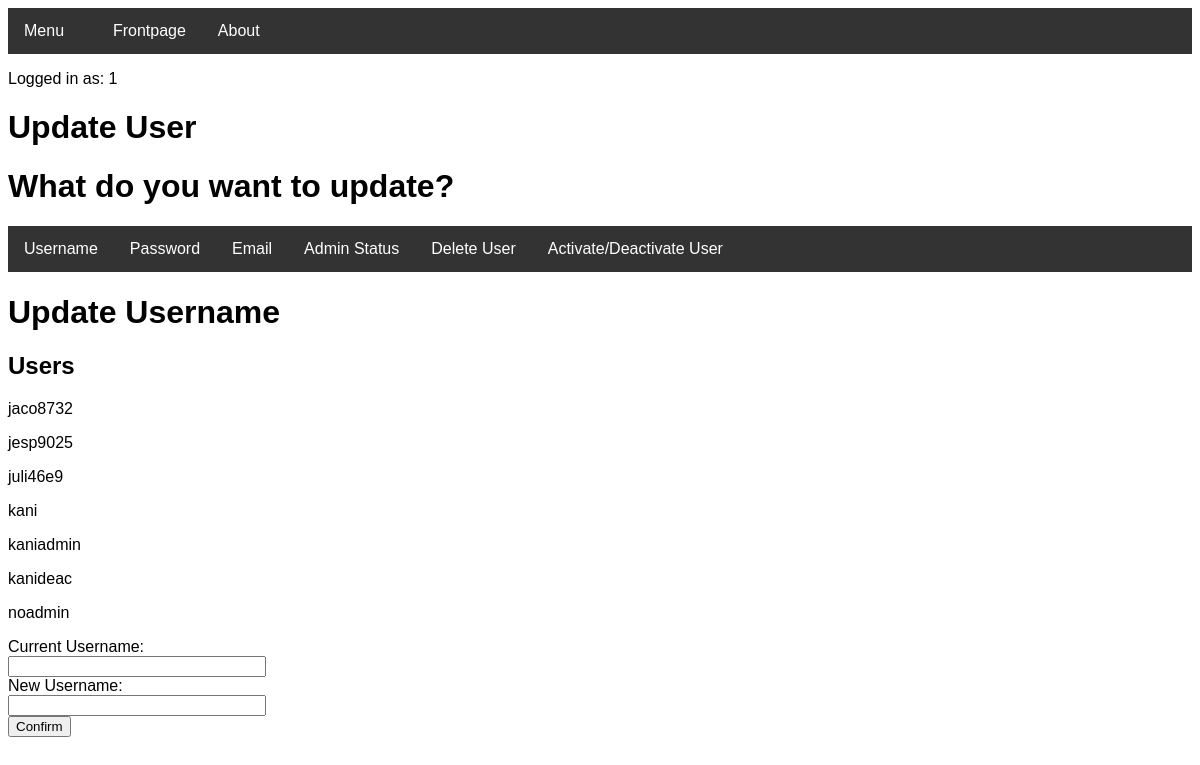
/updateusername (signed in), run on an earlier commit of the app's database.
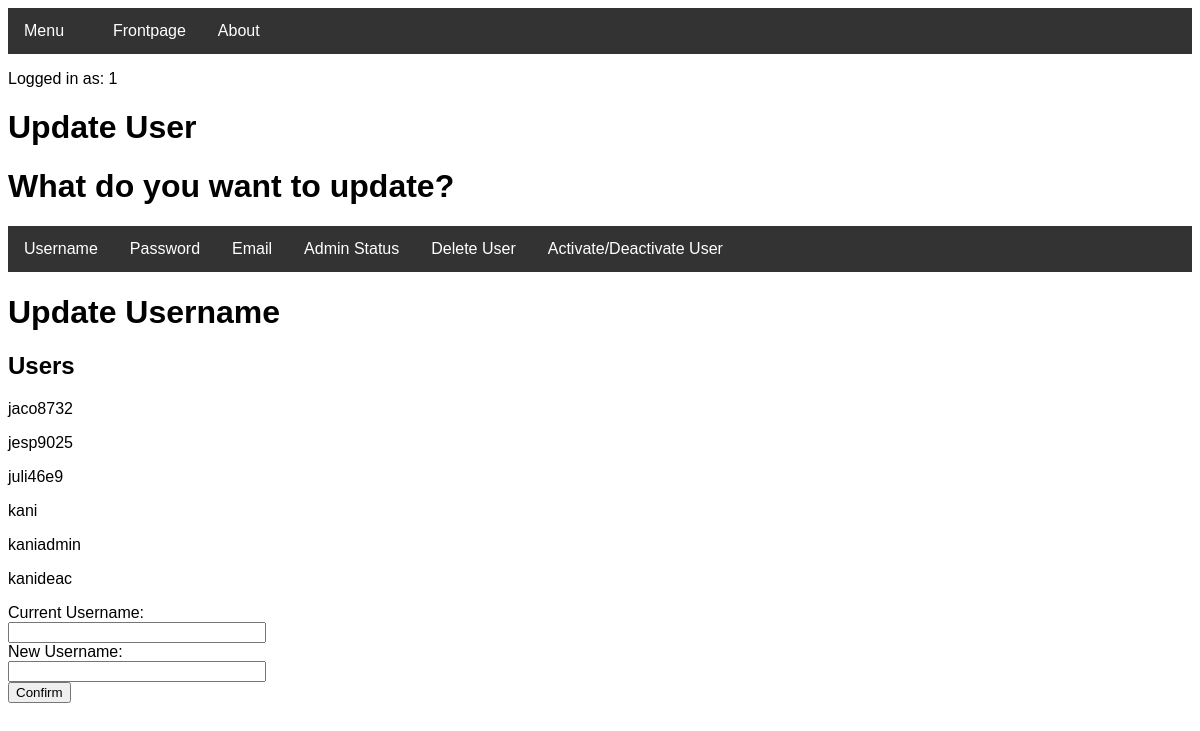
And on a later commit of the database.
### tables this page shows
CREATE TABLE User (user_id INTEGER PRIMARY KEY UNIQUE, user_username STRING NOT NULL UNIQUE, user_password STRING NOT NULL, user_email STRING UNIQUE, user_is_admin BOOLEAN NOT NULL, user_account_is_active BOOLEAN NOT NULL);

### routes.py (the view)
@app.route("/updateusername", methods=['GET', 'POST'])
def updateusername():
    if "name" not in session:
        return redirect(url_for("login"))
    if user.checkIfAdmin(session['name']) == False:
        return redirect(url_for("denied"))
    lst = user.readUsername()
    try:
        if request.method == 'POST':
            currentUsername=request.form['Username']
            currentUsername=currentUsername.lower()
            newUsername=request.form['Username2']
            newUsername=newUsername.lower()
            if user.checkUserExist(currentUsername):
                if user.checkUserExist(newUsername) == False:
                    user.updateUserAnything("UPDATE User SET user_username = '{}' WHERE user_username = '{}'".format(newUsername, currentUsername))
                    updateUserData.createUpdateUserData(session['name'], currentUsername, "Changed username to {}".format(newUsername))
                    flash("Success: Username has been updated")
                    if currentUsername == session['name']:
                        session['name'] = newUsername
                    return redirect(url_for("updateuser"))
                else:
                    flash("Error: New username already exists in database")
            else:
                flash("Error: Couldn't find current username in database")
    except (TypeError, ValueError) as e:
        return e
    return render_template("updateusername.html", data=lst, username=session['name'])

### Project.py (called while the page is built)
    def checkIfAdmin(self, username):
        try:
            c = self.conn.cursor()
            c.execute("SELECT user_is_admin FROM User WHERE user_username = '{}'".format(username))
            lst = c.fetchall()
            toList = functools.reduce(operator.add, (lst))
            for item in toList:
                if item == "True":
                    return True
            return False
        except TypeError:
            pass

    def readUsername(self):
        c = self.conn.cursor()
        c.execute("SELECT user_username FROM User")
        lst = c.fetchall()
        c.close()
        return lst

### templates/updateusername.html (shortened to what this page needs)
<!DOCTYPE html>
<head>
<link rel="stylesheet" href="../static/theme.css">
<link rel="stylesheet" type="text/css" href="../static/barstyle.css" title="style"/>
<link rel="stylesheet" type="text/css" href="../static/errorstyle.css" title="style"/>
</head>
<body>
<div class="navbar">
  <div class="dropdown">
    <button class="dropbtn">Menu
      <i class="fa fa-caret-down"></i>
    </button>
  </div>
  <a href="welcome">Frontpage</a>
  <a href="about">About</a>
</div>
</body>
<p>Logged in as: {{ username }}</p>
<h1>Update User</h1>
    <h1>What do you want to update?</h1>
<div class="navbar">
    <a href="updateusername">Username</a>
    <a href="updatepassword">Password</a>
    <a href="updateemail">Email</a>
    <a href="updateadminstatus">Admin Status</a>
    <a href="deleteuser">Delete User</a>
    <a href="updateuseractivestatus">Activate/Deactivate User</a>
</div>
    <h1>Update Username</h1>
    <h2>Users</h2>
    <body>
       {%for value in data%}
        <p>{{value | replace("(", "") | replace(")", "") | replace(":", "=") | replace("'", "") | replace("=,", ":") | replace(",", "")}}</p>
       {%endfor%}
      </body>
<div class="container">
    <form action="" method="post" role="form" autocomplete="off">
    <label for="Username">Current Username:</label>
    <input type="text" class="form-control" id="Username" name="Username" required>
    <label for="Username2">New Username:</label>
    <input type="text" class="form-control" id="Username2" name="Username2" required>
    <button type="submit" class="btn btn-success">Confirm</button>
    </form>
</div>

What changed in the data, as far as the page shows it:
removed User: user_username "noadmin"
